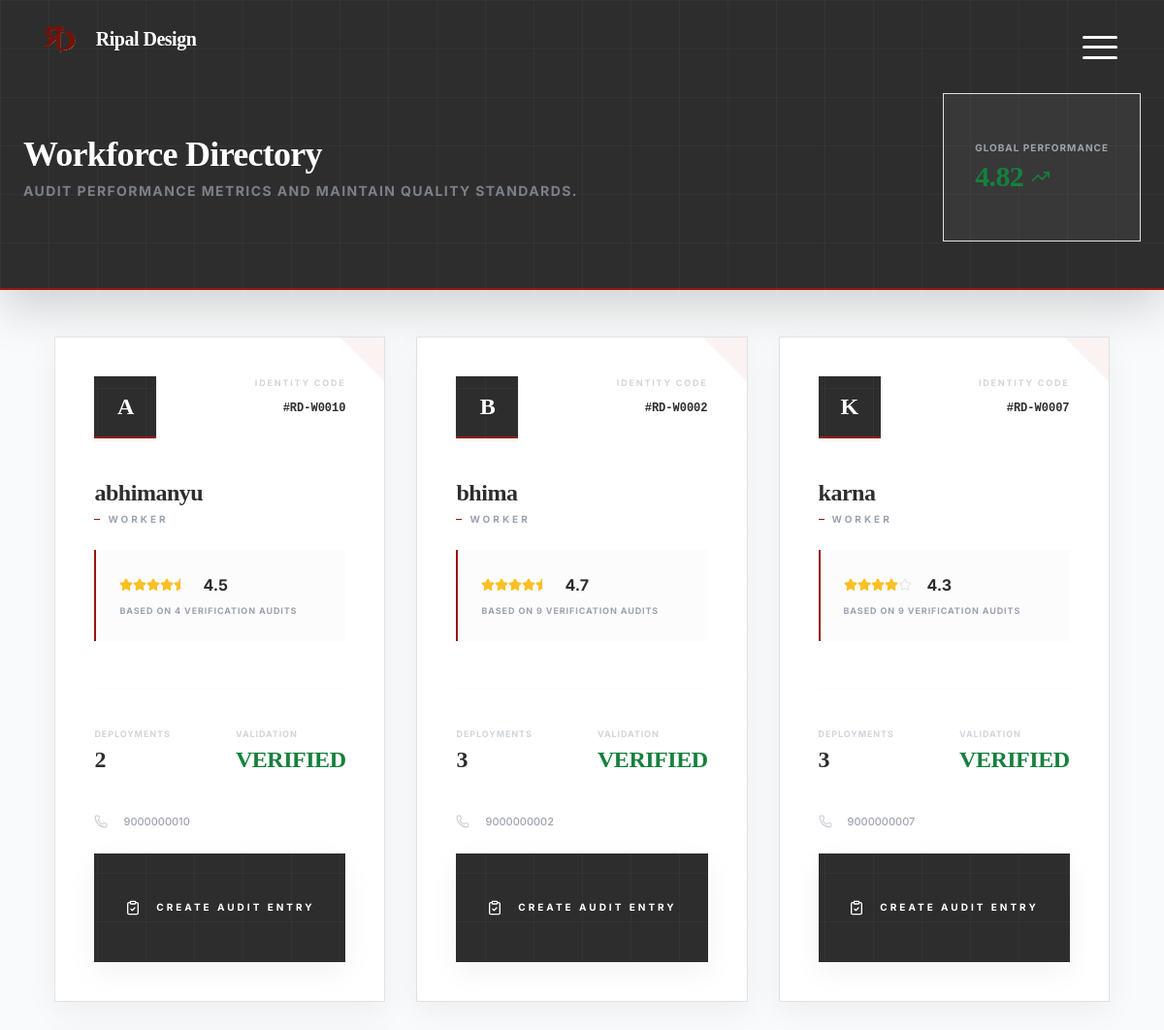
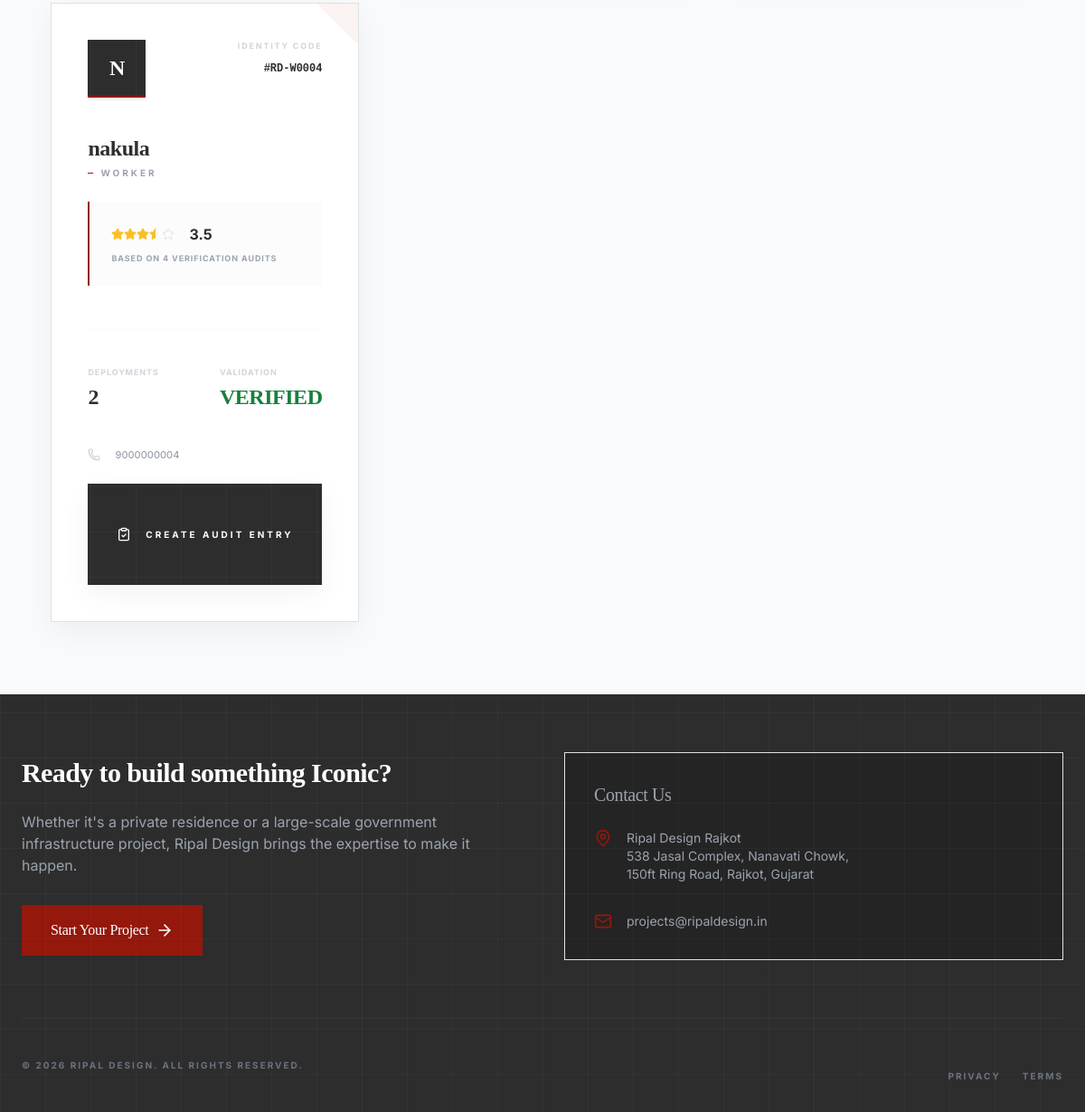
The page /worker/worker_rating.php (signed in) on the database its author committed (2 pictures, top to bottom).
### tables this page shows
CREATE TABLE IF NOT EXISTS users (
  id INT AUTO_INCREMENT PRIMARY KEY,
  username VARCHAR(255) NOT NULL UNIQUE,
  full_name VARCHAR(255) DEFAULT NULL,
  first_name VARCHAR(120) DEFAULT NULL,
  last_name VARCHAR(120) DEFAULT NULL,
  email VARCHAR(255) DEFAULT NULL,
  phone VARCHAR(30) DEFAULT NULL,
  password_hash VARCHAR(255) DEFAULT NULL,
  token_reset CHAR(64) DEFAULT NULL,
  reset_token_expires DATETIME DEFAULT NULL,
  role ENUM('client','worker','employee','admin') NOT NULL DEFAULT 'client',
  status ENUM('active','pending','suspended') NOT NULL DEFAULT 'active',
  address VARCHAR(255) DEFAULT NULL,
  city VARCHAR(120) DEFAULT NULL,
  state VARCHAR(120) DEFAULT NULL,
  zip VARCHAR(20) DEFAULT NULL,
  joined_date DATE DEFAULT NULL,
  created_at TIMESTAMP NOT NULL DEFAULT CURRENT_TIMESTAMP,
  updated_at TIMESTAMP NULL DEFAULT NULL ON UPDATE CURRENT_TIMESTAMP,
  INDEX idx_users_role (role),
  INDEX idx_users_email (email),
  INDEX idx_users_reset_token (token_reset)
);

### worker/worker_rating.php (the view, shortened to what this page needs)
<?php
$workers = [];
if (db_connected()) {
    try {
        $db = get_db();
        $stmt = $db->query("
            SELECT u.id, u.username, u.email, u.phone, u.role,
                   COUNT(DISTINCT pa.project_id) as projects_count,
                   AVG(wr.rating) as avg_rating,
                   COUNT(wr.id) as total_ratings
            FROM users u
            LEFT JOIN project_assignments pa ON pa.worker_id = u.id
            LEFT JOIN worker_ratings wr ON wr.worker_id = u.id
            WHERE u.role = 'worker'
            GROUP BY u.id
            ORDER BY u.username ASC
        ");
        $workers = $stmt->fetchAll();
    } catch (Exception $e) {
        error_log('Worker Rating Load Error: ' . $e->getMessage());
    }
}
function render_stars($rating) {
    $full = floor($rating);
    $half = ($rating - $full) >= 0.5;
    $output = '';
    for ($i = 1; $i <= 5; $i++) {
        if ($i <= $full) $output .= '<i data-lucide="star" class="w-3.5 h-3.5 fill-amber-400 text-amber-400"></i>';
        elseif ($i == $full + 1 && $half) $output .= '<i data-lucide="star-half" class="w-3.5 h-3.5 fill-amber-400 text-amber-400"></i>';
        else $output .= '<i data-lucide="star" class="w-3.5 h-3.5 text-gray-200"></i>';
    }
    return $output;
}
?>
<!DOCTYPE html>
<html lang="en" class="bg-canvas-white">
<head>
    <?php $HEADER_MODE = 'dashboard'; require_once __DIR__ . '/../Common/header.php'; ?>
</head>
<body class="bg-canvas-white font-sans text-foundation-grey min-h-screen">
    <div class="min-h-screen flex flex-col">
        <header class="bg-foundation-grey text-white pt-24 pb-12 px-4 sm:px-6 lg:px-8 shadow-lg mb-12 border-b-2 border-rajkot-rust">
            <div class="max-w-7xl mx-auto flex flex-col md:flex-row md:items-center md:justify-between gap-6">
                <div>
                    <h1 class="text-4xl font-serif font-bold">Workforce Directory</h1>
                    <p class="text-gray-400 mt-2 text-sm uppercase tracking-widest font-bold opacity-70">Audit performance metrics and maintain quality standards.</p>
                </div>
                <div class="bg-white/5 border border-white/10 px-8 py-5 text-center flex items-center gap-6">
                    <div>
                        <span class="text-[10px] font-bold text-gray-400 uppercase tracking-widest block mb-1">Global performance</span>
                        <div class="flex items-center gap-2">
                            <span class="text-3xl font-serif font-bold text-approval-green">4.82</span>
                            <i data-lucide="trending-up" class="w-5 h-5 text-approval-green"></i>
                        </div>
                    </div>
                </div>
            </div>
        </header>
        <main class="flex-grow max-w-7xl mx-auto px-4 sm:px-6 lg:px-8 pb-20">
            <div class="grid grid-cols-1 sm:grid-cols-2 lg:grid-cols-3 gap-8">
                <?php foreach($workers as $w): ?>
                    <div class="bg-white shadow-premium border border-gray-100 p-10 flex flex-col group hover:border-rajkot-rust transition-all relative overflow-hidden">
                        <div class="absolute top-0 right-0 w-16 h-16 bg-rajkot-rust/5 -mr-8 -mt-8 rotate-45 pointer-events-none group-hover:bg-rajkot-rust/10 transition-colors"></div>
                        <div class="flex items-start justify-between mb-10">
                            <div class="w-16 h-16 bg-foundation-grey text-white font-serif text-2xl font-bold flex items-center justify-center border-b-2 border-rajkot-rust shadow-sm">
                                <?php echo strtoupper(substr($w['username'], 0, 1)); ?>
                            </div>
                            <div class="text-right">
                                <span class="text-[9px] font-bold uppercase tracking-[0.2em] text-gray-300 block mb-1">Identity Code</span>
                                <span class="text-xs font-mono font-bold text-foundation-grey">#RD-W<?php echo str_pad($w['id'], 4, '0', STR_PAD_LEFT); ?></span>
                            </div>
                        </div>
                        <div class="mb-12">
                            <h3 class="text-2xl font-serif font-bold mb-1 text-foundation-grey group-hover:text-rajkot-rust transition-colors"><?php echo htmlspecialchars($w['username']); ?></h3>
                            <p class="text-[10px] font-bold text-gray-400 uppercase tracking-[0.3em] mb-6 flex items-center gap-2">
                                <span class="w-1.5 h-[1px] bg-rajkot-rust"></span> <?php echo htmlspecialchars($w['role']); ?>
                            </p>
                            <div class="bg-gray-50/50 p-4 border-l-2 border-rajkot-rust">
                                <div class="flex items-center gap-3 mb-2">
                                    <div class="flex">
                                        <?php echo render_stars($w['avg_rating']); ?>
                                    </div>
                                    <span class="text-base font-bold text-foundation-grey"><?php echo number_format($w['avg_rating'], 1); ?></span>
                                </div>
                                <p class="text-[9px] text-gray-400 font-bold uppercase tracking-[0.1em]">Based on <?php echo $w['total_ratings']; ?> verification audits</p>
                            </div>
                        </div>
                        <div class="grid grid-cols-2 gap-8 border-t border-gray-50 pt-10 mb-10">
                            <div>
                                <span class="text-[9px] font-bold text-gray-300 uppercase tracking-widest block mb-1">Deployments</span>
                                <span class="text-2xl font-serif font-bold text-foundation-grey"><?php echo $w['projects_count']; ?></span>
                            </div>
                            <div>
                                <span class="text-[9px] font-bold text-gray-300 uppercase tracking-widest block mb-1">Validation</span>
                                <span class="text-2xl font-serif font-bold text-approval-green uppercase">Verified</span>
                            </div>
                        </div>
                        <div class="mt-auto space-y-6">
                            <div class="flex items-center gap-3 text-[11px] font-medium text-gray-400">
                                <i data-lucide="phone" class="w-3.5 h-3.5 opacity-50"></i> <?php echo htmlspecialchars($w['phone']); ?>
                            </div>
                            <button onclick="document.getElementById('ratingModal_<?php echo $w['id']; ?>').classList.remove('hidden')"
                                    class="w-full py-5 bg-foundation-grey hover:bg-rajkot-rust text-white text-[10px] font-bold uppercase tracking-[0.3em] transition-all shadow-premium active:scale-[0.98] flex items-center justify-center gap-3">
                                <i data-lucide="clipboard-check" class="w-4 h-4"></i> Create Audit Entry
                            </button>
                        </div>
                    </div>
                <?php endforeach; ?>
            </div>
        </main>
        <?php require_once __DIR__ . '/../Common/footer.php'; ?>
    </div>
</body>
</html>

### public/css/index.css (style rules this page uses)
html, body { overflow-x: hidden !important; width: 100%; max-width: 100%; }
*, *::before, *::after { box-sizing: border-box; }
body { background: #0a0a0a; color: #fff; font-family: 'Inter', system-ui, -apple-system, 'Segoe UI', Roboto, 'Helvetica Neue', Arial; scrollbar-width: none; -ms-overflow-style: none; }
h1, h2, h3, .logo-font { font-family: 'Cormorant Garamond', serif; }
:root { --primary: #731209; --primary-light: #94180C; --bg-dark: #0a0a0a; --bg-panel: #121212; --text-muted: rgba(255, 255, 255, 0.6); --blueprint-grid: rgba(255, 255, 255, 0.03); }
body { background-color: var(--bg-dark); color: #fff; font-family: 'Inter', sans-serif; line-height: 1.6; -webkit-font-smoothing: antialiased; overflow-x: hidden; margin: 0; }
body::before { content: ""; position: fixed; top: 0; left: 0; width: 100%; height: 100%; background-image: linear-gradient(var(--blueprint-grid) 1px, transparent 1px), linear-gradient(90deg, var(--blueprint-grid) 1px, transparent 1px); background-size: 50px 50px; pointer-events: none; z-index: 1; }
h1, h2, h3, .font-serif { font-family: 'Cormorant Garamond', serif; font-weight: 300; letter-spacing: -0.02em; }

### Common/header.css (style rules this page uses)
:root { --alt-overlay-bg: rgba(148, 24, 12, 0.96); --alt-text: #fff; }
html, body { overflow-x: hidden; }

### Common/admin-responsive.css (style rules this page uses)
:root { --admin-header-mobile-padding-top: 4rem; }

### rows shown on the page
users: username "A", id "0010", username "abhimanyu", role "WORKER", avg_rating "4.5", total_ratings "4", projects_count "2", phone "9000000010"
users: username "B", id "0002", username "bhima", role "WORKER", avg_rating "4.7", total_ratings "9", projects_count "3", phone "9000000002"
users: username "K", id "0007", username "karna", role "WORKER", avg_rating "4.3", total_ratings "9", projects_count "3", phone "9000000007"
users: username "N", id "0004", username "nakula", role "WORKER", avg_rating "3.5", total_ratings "4", projects_count "2", phone "9000000004"
